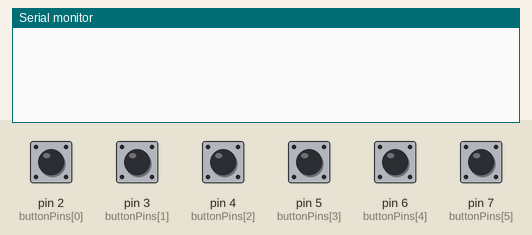
Simulated run of this sketch. Board: Arduino Uno, built with avr-gcc and run on an emulated ATmega328P. On the bench: the last lines printed to the serial monitor. The test bench sets the inputs (shaded band); at power-on: pin 2 (buttonPins[0]), pin 3 (buttonPins[1]), pin 4 (buttonPins[2]), pin 5 (buttonPins[3]), pin 6 (buttonPins[4]), pin 7 (buttonPins[5]) HIGH.

Above: at 1.2 s.
1.3 s: pin 2 (buttonPins[0]) pulled LOW for 0.15 s
At 1.9 s:
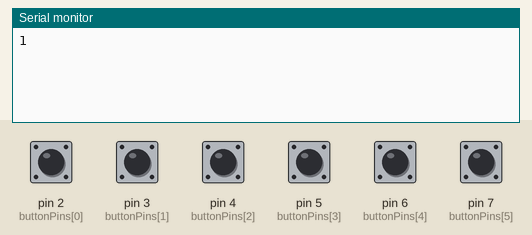
2.9 s: pin 3 (buttonPins[1]) pulled LOW for 0.15 s
At 4.1 s:
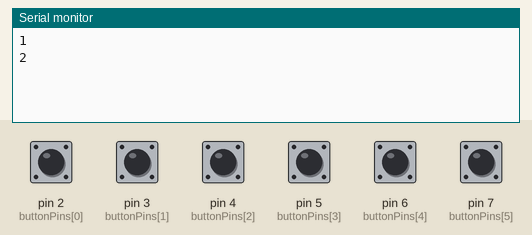
4.5 s: pin 4 (buttonPins[2]) pulled LOW for 0.15 s
At 5.5 s:
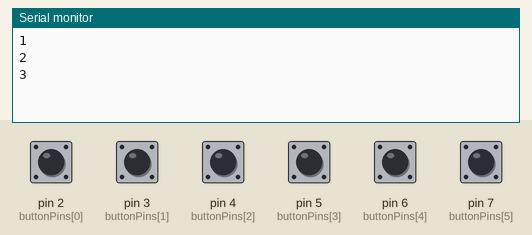
6.1 s: pin 5 (buttonPins[3]) pulled LOW for 0.15 s
At 6.7 s:
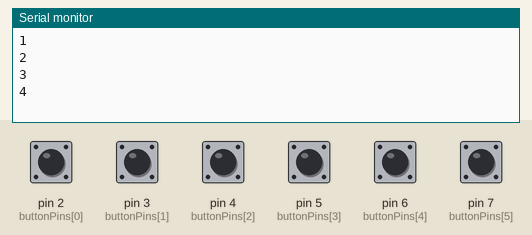
7.7 s: pin 6 (buttonPins[4]) pulled LOW for 0.15 s
At 8.9 s:
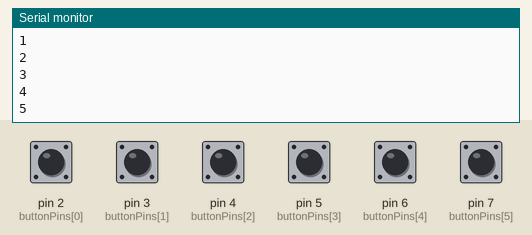
9.3 s: pin 7 (buttonPins[5]) pulled LOW for 0.15 s
At 10.4 s:
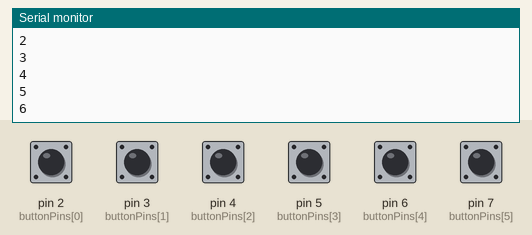
Timing chart, 0 to 11.9 s (numbered marks = the images above; inputs shaded):
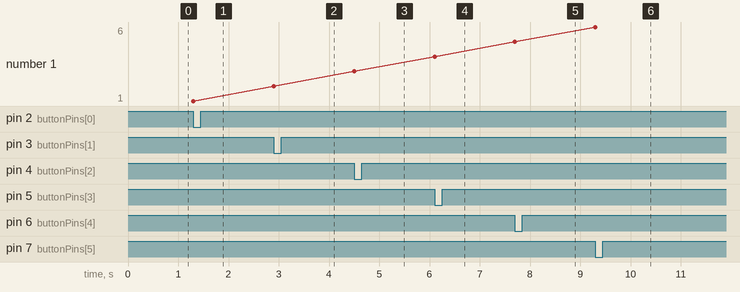

The sketch:

sketch_sep19a.ino
```cpp
// Definindo os pinos para os botões
const int buttonPins[] = {2, 3, 4, 5, 6, 7};
const int numButtons = 6;

void setup() {
  // Inicializa os pinos dos botões como entradas
  for (int i = 0; i < numButtons; i++) {
    pinMode(buttonPins[i], INPUT_PULLUP);
  }
  Serial.begin(9600); // Inicia a comunicação serial
}

void loop() {
  for (int i = 0; i < numButtons; i++) {
    if (digitalRead(buttonPins[i]) == LOW) { // Botão pressionado
      Serial.print(i + 1); // Envia o número do botão pressionado
      Serial.println();
      delay(200); // Debounce delay
    }
  }
}
```

Measured:
- after the input at 1.3 s, the serial monitor: prints a new line at once (image 1)
- after the input at 2.9 s, the serial monitor: prints a new line at once (image 2)
- after the input at 4.5 s, the serial monitor: prints a new line at once (image 3)
- after the input at 6.1 s, the serial monitor: prints a new line at once (image 4)
- after the input at 7.7 s, the serial monitor: prints a new line at once (image 5)
- after the input at 9.3 s, the serial monitor: prints a new line at once (image 6)
- plotted number 1: 1 → 2 after the input at 2.9 s, 2 → 3 after the input at 4.5 s, 3 → 4 after the input at 6.1 s, 4 → 5 after the input at 7.7 s, 5 → 6 after the input at 9.3 s
